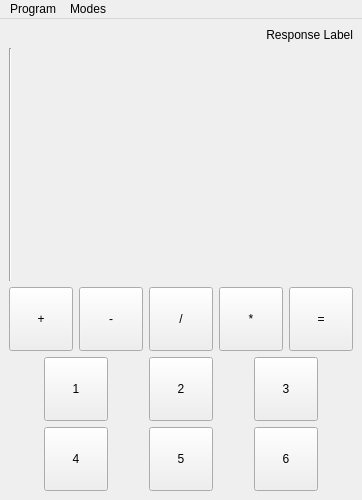
<?xml version="1.0" encoding="UTF-8"?>
<ui version="4.0">
 <class>MainWindow</class>
 <widget class="QMainWindow" name="MainWindow">
  <property name="geometry">
   <rect>
    <x>0</x>
    <y>0</y>
    <width>350</width>
    <height>500</height>
   </rect>
  </property>
  <property name="sizePolicy">
   <sizepolicy hsizetype="Preferred" vsizetype="Preferred">
    <horstretch>0</horstretch>
    <verstretch>0</verstretch>
   </sizepolicy>
  </property>
  <property name="windowTitle">
   <string>Elemental Calculator</string>
  </property>
  <widget class="QWidget" name="centralwidget">
   <layout class="QGridLayout" name="gridLayout">
    <item row="1" column="1">
     <layout class="QVBoxLayout" name="mainLayout">
      <item>
       <layout class="QVBoxLayout" name="responseLayout">
        <item>
         <widget class="QLabel" name="responseLabel">
          <property name="text">
           <string>Response Label</string>
          </property>
          <property name="alignment">
           <set>Qt::AlignmentFlag::AlignRight|Qt::AlignmentFlag::AlignTrailing|Qt::AlignmentFlag::AlignVCenter</set>
          </property>
         </widget>
        </item>
       </layout>
      </item>
      <item>
       <widget class="Line" name="line">
        <property name="sizePolicy">
         <sizepolicy hsizetype="Fixed" vsizetype="Expanding">
          <horstretch>0</horstretch>
          <verstretch>0</verstretch>
         </sizepolicy>
        </property>
        <property name="orientation">
         <enum>Qt::Orientation::Vertical</enum>
        </property>
       </widget>
      </item>
      <item>
       <layout class="QHBoxLayout" name="buttonLayout1">
        <item>
         <widget class="QToolButton" name="buttonAddition">
          <property name="sizePolicy">
           <sizepolicy hsizetype="Fixed" vsizetype="Fixed">
            <horstretch>0</horstretch>
            <verstretch>0</verstretch>
           </sizepolicy>
          </property>
          <property name="minimumSize">
           <size>
            <width>64</width>
            <height>64</height>
           </size>
          </property>
          <property name="text">
           <string>+</string>
          </property>
         </widget>
        </item>
        <item>
         <widget class="QToolButton" name="buttonSubtraction">
          <property name="sizePolicy">
           <sizepolicy hsizetype="Fixed" vsizetype="Fixed">
            <horstretch>0</horstretch>
            <verstretch>0</verstretch>
           </sizepolicy>
          </property>
          <property name="minimumSize">
           <size>
            <width>64</width>
            <height>64</height>
           </size>
          </property>
          <property name="text">
           <string>-</string>
          </property>
         </widget>
        </item>
        <item>
         <widget class="QToolButton" name="buttonDivision">
          <property name="minimumSize">
           <size>
            <width>64</width>
            <height>64</height>
           </size>
          </property>
          <property name="text">
           <string>/</string>
          </property>
         </widget>
        </item>
        <item>
         <widget class="QToolButton" name="buttonMultiplication">
          <property name="minimumSize">
           <size>
            <width>64</width>
            <height>64</height>
           </size>
          </property>
          <property name="text">
           <string>*</string>
          </property>
         </widget>
        </item>
        <item>
         <widget class="QToolButton" name="buttonEquals">
          <property name="minimumSize">
           <size>
            <width>64</width>
            <height>64</height>
           </size>
          </property>
          <property name="text">
           <string>=</string>
          </property>
         </widget>
        </item>
       </layout>
      </item>
      <item>
       <layout class="QHBoxLayout" name="buttonLayout2">
        <item>
         <widget class="QToolButton" name="button1">
          <property name="minimumSize">
           <size>
            <width>64</width>
            <height>64</height>
           </size>
          </property>
          <property name="text">
           <string>1</string>
          </property>
         </widget>
        </item>
        <item>
         <widget class="QToolButton" name="button2">
          <property name="minimumSize">
           <size>
            <width>64</width>
            <height>64</height>
           </size>
          </property>
          <property name="text">
           <string>2</string>
          </property>
         </widget>
        </item>
        <item>
         <widget class="QToolButton" name="button3">
          <property name="minimumSize">
           <size>
            <width>64</width>
            <height>64</height>
           </size>
          </property>
          <property name="text">
           <string>3</string>
          </property>
         </widget>
        </item>
       </layout>
      </item>
      <item>
       <layout class="QHBoxLayout" name="buttonLayout3">
        <item>
         <widget class="QToolButton" name="button4">
          <property name="minimumSize">
           <size>
            <width>64</width>
            <height>64</height>
           </size>
          </property>
          <property name="text">
           <string>4</string>
          </property>
         </widget>
        </item>
        <item>
         <widget class="QToolButton" name="button5">
          <property name="minimumSize">
           <size>
            <width>64</width>
            <height>64</height>
           </size>
          </property>
          <property name="text">
           <string>5</string>
          </property>
         </widget>
        </item>
        <item>
         <widget class="QToolButton" name="button6">
          <property name="minimumSize">
           <size>
            <width>64</width>
            <height>64</height>
           </size>
          </property>
          <property name="text">
           <string>6</string>
          </property>
         </widget>
        </item>
       </layout>
      </item>
     </layout>
    </item>
   </layout>
  </widget>
  <widget class="QMenuBar" name="menubar">
   <property name="geometry">
    <rect>
     <x>0</x>
     <y>0</y>
     <width>350</width>
     <height>21</height>
    </rect>
   </property>
   <widget class="QMenu" name="menuProgram">
    <property name="title">
     <string>Program</string>
    </property>
    <addaction name="actionExit"/>
   </widget>
   <widget class="QMenu" name="menuModes">
    <property name="title">
     <string>Modes</string>
    </property>
    <addaction name="actionStandard"/>
    <addaction name="actionScientific"/>
    <addaction name="actionDate_Calculation"/>
   </widget>
   <addaction name="menuProgram"/>
   <addaction name="menuModes"/>
  </widget>
  <action name="actionExit">
   <property name="text">
    <string>Exit</string>
   </property>
   <property name="toolTip">
    <string>Exit the program.</string>
   </property>
   <property name="shortcut">
    <string>Ctrl+Q</string>
   </property>
  </action>
  <action name="actionStandard">
   <property name="checkable">
    <bool>true</bool>
   </property>
   <property name="checked">
    <bool>true</bool>
   </property>
   <property name="text">
    <string>Standard</string>
   </property>
  </action>
  <action name="actionScientific">
   <property name="checkable">
    <bool>true</bool>
   </property>
   <property name="text">
    <string>Scientific</string>
   </property>
  </action>
  <action name="actionDate_Calculation">
   <property name="checkable">
    <bool>true</bool>
   </property>
   <property name="text">
    <string>Date Calculation</string>
   </property>
  </action>
 </widget>
 <resources/>
 <connections/>
</ui>
